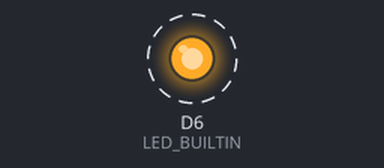
A program run on a simulated Arduino MKR. Parts: output pins drawn as LEDs (lit = HIGH). Dashed ring = blinking.

Above: at 0.5 s.
Timing chart, 0 to 4.6 s (numbered marks = the images above):
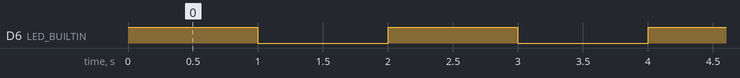

Measured:
- by itself, D6 (LED_BUILTIN): alternates HIGH for 1.0 s and LOW for 1.0 s

The program:

main.cpp
```cpp
/**
 * Blink
 *
 * Turns on an LED on for one second,
 * then off for one second, repeatedly.
 */
#include "Arduino.h"
#include "HX711.h"
#include "Adafruit_SSD1306.h"

// Set LED_BUILTIN if it is not defined by Arduino framework
// #define LED_BUILTIN 13

/**
* HX711 PINS
*/
#define DOUT  3
#define CLK  2

void setup()
{
    // initialize LED digital pin as an output.
    pinMode(LED_BUILTIN, OUTPUT);


    HX711 scale(DOUT, CLK);
}

void loop()
{
    // turn the LED on (HIGH is the voltage level)
    digitalWrite(LED_BUILTIN, HIGH);

    // wait for a second
    delay(1000);

    // turn the LED off by making the voltage LOW
    digitalWrite(LED_BUILTIN, LOW);

    // wait for a second
    delay(1000);
}
```
